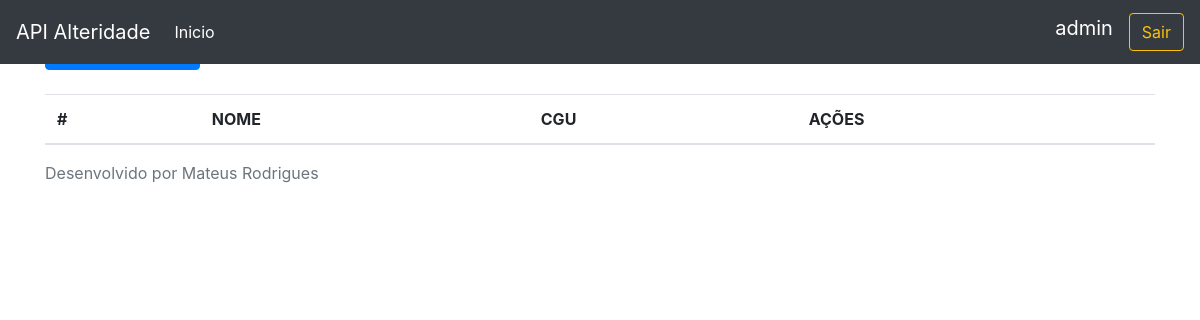
Before: /academico/ (signed in) with the older database file.
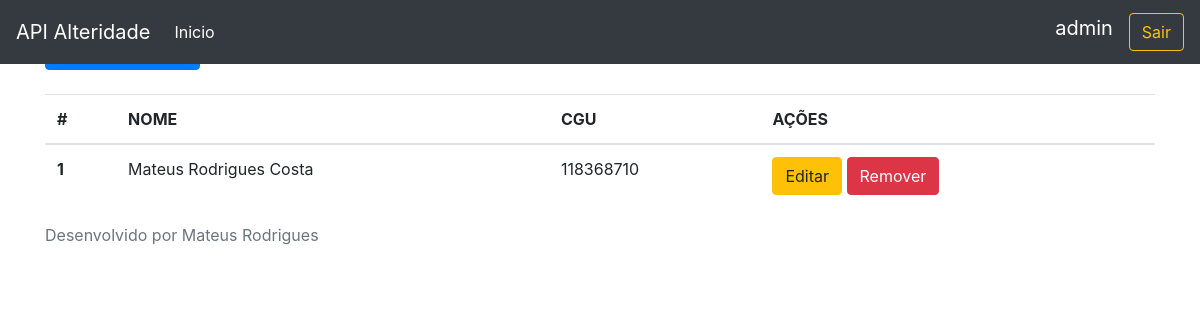
After: the same page with the newer database file.
### alteridade/models.py (models this page shows, shortened)
class Academico(models.Model):
    cgu = models.CharField(max_length=9, unique=True,null=True,blank=True)
    nome = models.CharField(max_length=120)
    dataNascimento = models.DateField(null=True,blank=True)
    sexo = models.CharField(max_length=2,null=True, blank=True)
    naturalidade = models.CharField(max_length=30,null=True,blank=True)
    telefone = models.CharField(max_length=11, null=True, blank=True)
    celular = models.CharField(max_length=11, null=True, blank=True)
    email = models.EmailField(unique=True,null=True,blank=True)
    curso = models.ForeignKey(Curso, on_delete=models.PROTECT, null=False)
    turno = models.CharField(max_length=20,null=True,blank=True)
    disponibilidadeAtendimento = models.CharField(max_length=50, null=True, blank=True)
    motivo = models.CharField(max_length=200, null=True, blank=True)
    observacoes = models.CharField(max_length=100, null=True, blank=True)
    vinculo = models.CharField(max_length=45, null=True, blank=True)
    tipoDeficiencia = models.ForeignKey(TipoDeficiencia, on_delete=models.PROTECT, null=True,blank=True)

### alteridade/views.py (the view)
# urls.py: path('academico/',listaAcademico,name='lista_academico'),
@login_required
def listaAcademico(request):
    academicos= Academico.objects.all()
    return render(request,'listaAcademico.html',context={'academicos':academicos})

### alteridade/templates/listaAcademico.html
{% extends 'base.html' %}
{% block conteudo %}
<mat-card>
    <mat-card-header><h5 class="text-center">Lista de Acadêmicos</h5></mat-card-header>
</mat-card>
<a class="btn btn-primary" role='button' href='/academico/add'>Novo Acadêmico</a>
    <br />
    <br />
    <table class="table">
        <thead>
            <tr>
                <th scope="col">#</th>
                <th scope="col">NOME</th>
                <th scope="col">CGU</th>
                <th scope="col">AÇÕES</th>
            </tr>
        </thead>
        <tbody>
            {% for a in academicos %}
                <tr>
                    <th scope="row">{{ a.pk }}</th>
                    <td>{{ a.nome }}</td>
                    <td>{{a.cgu}}</td>
                    <td>
                        <a href="/academico/editar/{{a.pk}}" class="btn btn-warning" >Editar</a>
                        <a href="/academico/excluir/{{a.pk}}" class="btn btn-danger" >Remover</a>
                    </td>
                </tr>
            {% endfor %}
        </tbody>
    </table>
{% endblock %}

Changed rows visible on the page:
added Academico: pk "1", nome "Mateus Rodrigues Costa", cgu "118368710"
